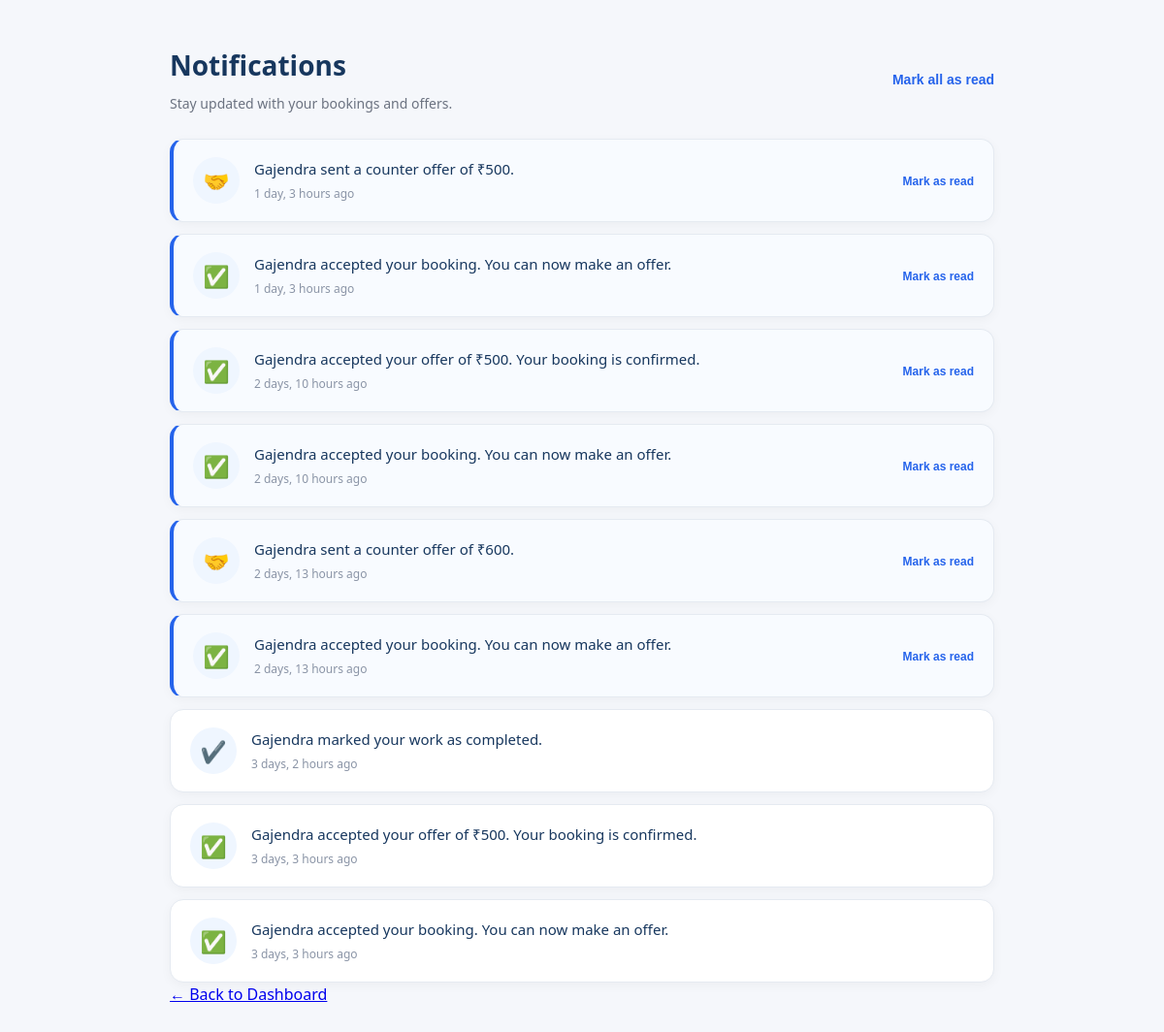
/notifications/ (signed in), run on an earlier commit of the app's database.
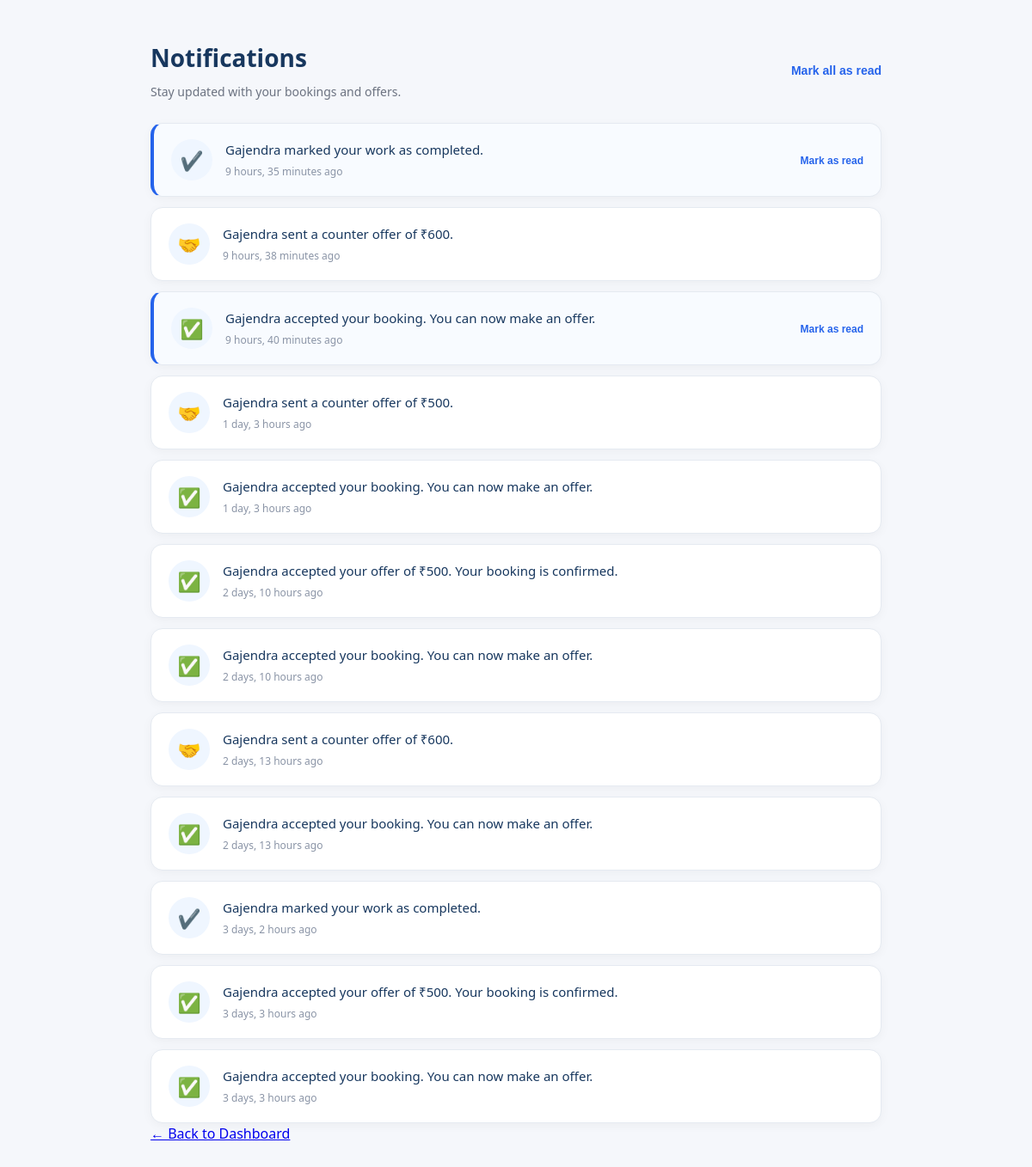
And on a later commit of the database.
### bookings/models.py (models this page shows, shortened)
class Notification(models.Model):
    NOTIFICATION_TYPES = [
        ("booking", "Booking"),
        ("offer", "Offer"),
        ("counter_offer", "Counter Offer"),
        ("accepted", "Accepted"),
        ("rejected", "Rejected"),
        ("completed", "Completed"),
    ]
    recipient = models.ForeignKey(
        User,
        on_delete=models.CASCADE,
        related_name="notifications"
    )
    booking = models.ForeignKey(
        Booking,
        on_delete=models.CASCADE,
        related_name="notifications",
        null=True,
        blank=True
    )
    notification_type = models.CharField(
        max_length=30,
        choices=NOTIFICATION_TYPES
    )
    message = models.CharField(
        max_length=255
    )
    is_read = models.BooleanField(
        default=False
    )
    created_at = models.DateTimeField(
        auto_now_add=True
    )

### bookings/views.py (the view)
@login_required
def notifications(request):
    notification_list = Notification.objects.filter(
        recipient=request.user
    ).select_related(
        "booking",
        "booking__worker"
    ).order_by(
        "-created_at"
    )
    return render(
        request,
        "notifications.html",
        {
            "notifications": notification_list,
        }
    )

### accounts/context_processors.py (called while the page is built)
def notification_count(request):
    if not request.user.is_authenticated:
        return {
            "unread_notification_count": 0
        }
    count = Notification.objects.filter(
        recipient=request.user,
        is_read=False
    ).count()
    return {
        "unread_notification_count": count
    }

### templates/notifications.html (shortened to what this page needs)
{% extends "base.html" %}
{% load static %}
{% block extra_css %}
<link
    rel="stylesheet"
    href="{% static 'css/notification.css' %}"
>
{% endblock %}
{% block content %}
<div class="notification-page">
    <div class="notification-container">
        <div class="notification-header">
            <div>
                <h1>
                    Notifications
                </h1>
                <p>
                    Stay updated with your bookings and offers.
                </p>
            </div>
            {% if notifications %}
            <form
                method="POST"
                action="{% url 'mark_all_notifications_read' %}"
            >
                <button
                    type="submit"
                    class="mark-all-btn"
                >
                    Mark all as read
                </button>
            </form>
            {% endif %}
        </div>
        <div class="notification-list">
            {% for notification in notifications %}
            <div
                class="notification-item
                {% if not notification.is_read %}
                    unread
                {% endif %}"
            >
                <div class="notification-icon">
                    {% if notification.notification_type == "booking" %}
                        📋
                    {% elif notification.notification_type == "offer" %}
                        💰
                    {% elif notification.notification_type == "counter_offer" %}
                        🤝
                    {% elif notification.notification_type == "accepted" %}
                        ✅
                    {% elif notification.notification_type == "rejected" %}
                        ❌
                    {% elif notification.notification_type == "completed" %}
                        ✔️
                    {% else %}
                        🔔
                    {% endif %}
                </div>
                <div class="notification-content">
                    <p>
                        {{ notification.message }}
                    </p>
                    <span class="notification-time">
                        {{ notification.created_at|timesince }} ago
                    </span>
                </div>
                {% if not notification.is_read %}
                <form
                    method="POST"
                    action="{% url 'mark_notification_read' notification.id %}"
                >
                    <button
                        type="submit"
                        class="read-btn"
                    >
                        Mark as read
                    </button>
                </form>
                {% endif %}
            </div>
            {% endfor %}
        </div>
        <a
            href="{% if user.worker_profile %}
                {% url 'worker_dashboard' %}
            {% else %}
                {% url 'customer_dashboard' %}
            {% endif %}"
            class="back-dashboard"
        >
            ← Back to Dashboard
        </a>
    </div>
</div>
{% endblock %}

What changed in the data, as far as the page shows it:
added Notification: message "Gajendra marked your work as completed.", created_at "9 hours, 35 minutes", is_read "Mark as read"
added Notification: message "Gajendra sent a counter offer of ₹600.", created_at "9 hours, 38 minutes"
added Notification: message "Gajendra accepted your booking. You can now make an offer.", created_at "9 hours, 40 minutes", is_read "Mark as read"
changed Notification "Gajendra sent a counter offer of ₹500.": no longer shows "Mark as read"
changed Notification (number 5 of 12 on the later page): no longer shows "Mark as read"
changed Notification (number 6 of 12 on the later page): no longer shows "Mark as read"
changed Notification (number 7 of 12 on the later page): no longer shows "Mark as read"
changed Notification (number 8 of 12 on the later page): no longer shows "Mark as read"
changed Notification (number 9 of 12 on the later page): no longer shows "Mark as read"
